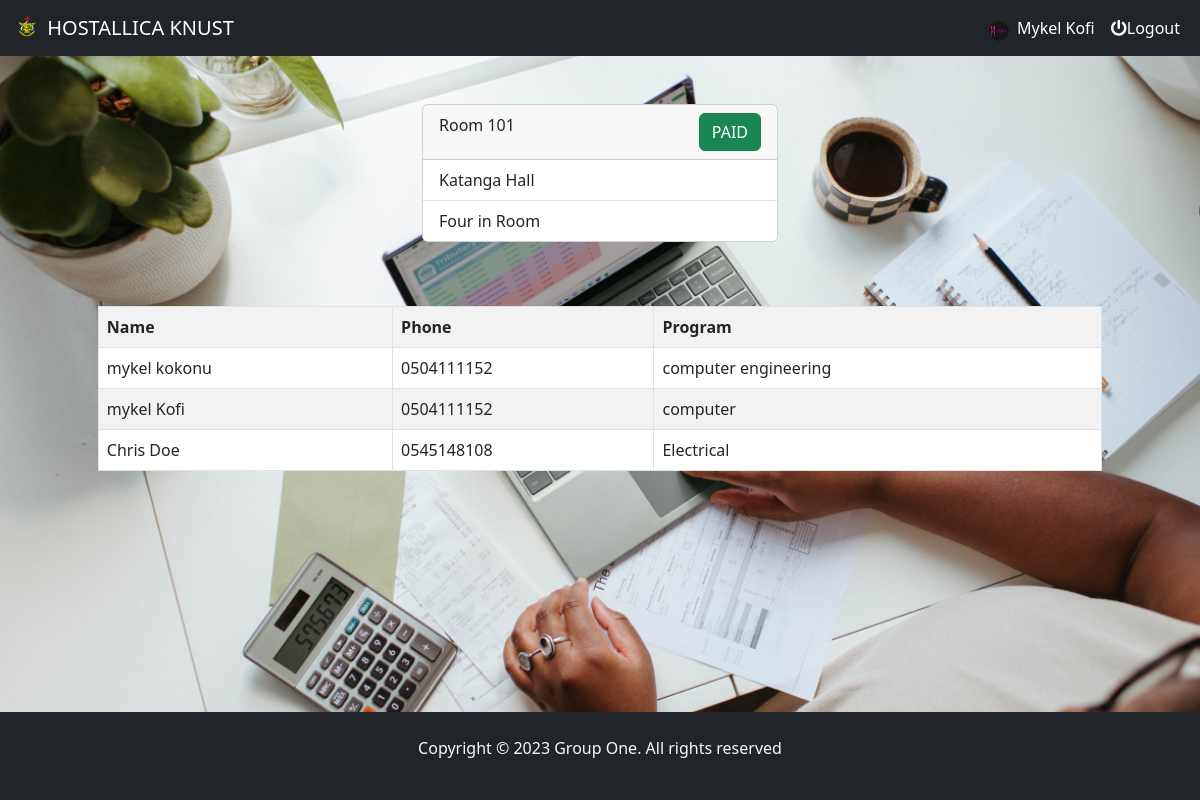
/booking-details/ (signed in), run on the app's committed database.
### backend/models.py (models this page shows, shortened)
class Student(AbstractUser):
    name = models.CharField(max_length=100)
    phone = models.CharField(max_length=100)
    program = models.CharField(max_length=100)
    picture = models.ImageField(upload_to='profile/', null=True, blank=True)
    room = models.ForeignKey('Room', on_delete=models.SET_NULL, null=True)
    password = models.CharField(max_length=100 , null=True)

class Booking(models.Model):
    student = models.ForeignKey(Student, on_delete=models.CASCADE)
    room = models.ForeignKey(Room, on_delete=models.CASCADE)
    hall = models.ForeignKey(Hall, on_delete=models.CASCADE,null=True)
    date = models.DateField(auto_now_add=True)
    paid = models.BooleanField(default=False)

class Room(models.Model):
    room_type = (("Flat","Flat"),("Four in Room","Four in Room"))
    hall = models.ForeignKey(Hall, on_delete=models.CASCADE)
    room_number = models.PositiveIntegerField()
    type = models.CharField(choices=room_type, max_length=20, default='Four in Room')
    floor = models.PositiveIntegerField()
    price = models.PositiveIntegerField(default=1200)

class Hall(models.Model):
    name = models.CharField(max_length=100)
    capacity = models.IntegerField()
    floors = models.IntegerField()
    picture = models.ImageField(upload_to='hall/', null=True, blank=True)
    def __str__(self):
        return self.name

### backend/views.py (the view)
# urls.py: path('booking-details/', views._booking_details, name='booking_details'),
@login_required
def _booking_details(request):
    key = settings.STRIPE_PUBLISHABLE_KEY
    room = get_object_or_404(Room,id=request.user.room.id)
    students = Student.objects.filter(room=room)
    booking = get_object_or_404(Booking,student=request.user.id)
    bookings = Booking.objects.all()
    return render(request, 'booking.html', {'booking':booking,'bookings': bookings, 'key': key, 'students': students, 'room': room})

### templates/booking.html (shortened to what this page needs)
{% extends 'base.html' %}
{% load static %}
{% block styles %}
<link rel="stylesheet" href="#">
{% endblock %}
{% block content %}
<div class="wrapper my-5">
  <div class="container">
    <div class="row d-flex justify-content-center">
      <div class="col-lg-4 col-sm-12">
        <div class="card mb-3">
          <div class="card-header d-flex justify-content-between">
            Room {{booking.room.room_number}}
            {% if booking.paid %}
            <a href="#" class="btn btn-success">PAID</a>
            {% else %}
            <a href="#" data-bs-toggle="modal" data-bs-target="#cancelModal" class="btn btn-danger">Cancel</a>
            {% endif %}
          </div>
          <ul class="list-group list-group-flush">
            <li class="list-group-item d-flex justify-content-between">{{booking.hall}} Hall
            </li>
            <li class="list-group-item">{{booking.room.type}}</li>
          </ul>
        </div>
      </div>
    </div>
  </div>
    <div class="center-text">
      {% if booking.paid %}
      <div class="container">
        <table class="table table-striped table-hover table-bordered my-5">
          <tbody>
            <tr>
              <th>Name</th>
              <th>Phone</th>
              <th>Program</th>
            </tr>
            {% for booking in bookings %}
            <tr>
              <td>{{ booking.student.name }}</td>
              <td>{{ booking.student.phone }}</td>
              <td>{{ booking.student.program }}</td>
            </tr>
            {% endfor %}
          </tbody>
        </table>
      </div>
      {% else %}
      <p class="text-center text-danger fs-1">Pending payment</p>
      {% endif %}
    </div>
</div>
{% endblock %}

### templates/base.html (shortened to what this page needs)
{% load static %}
<!DOCTYPE html>
<html lang="en" >
    <head>
        <link href="https://cdn.jsdelivr.net/npm/bootstrap@5.3.0/dist/css/bootstrap.min.css" rel="stylesheet">
        <link rel="stylesheet" href="https://cdnjs.cloudflare.com/ajax/libs/font-awesome/5.15.3/css/all.min.css">
        <link rel="stylesheet" href="{% static 'css/styles.css' %}">
        {% block styles%}
        {% endblock %}
    </head>
    <body>
        {% block navbar %}
        <nav class="navbar navbar-expand-lg bg-dark sticky-top" data-bs-theme="dark">
          <div class="container-fluid">
            <a class="navbar-brand" href="{% url 'index' %}">
              <img src="{% static 'SchoolImages/MainImages/logo.png' %}" alt="Logo" width="30" height="24" class="d-inline-block align-text-top">
              HOSTALLICA KNUST</a>
            <div class="collapse navbar-collapse justify-content-end" id="navbar">
              {% if user.is_authenticated and user.username != 'admin' %}
              <div class="navbar-nav ">
              <div class="profile">
                <img src="{{user.picture.url}}" alt="Logo" class="d-inline-block user">
                <a class="nav-link active" aria-current="page" href="#">{{user.name | capfirst }}</a>
                </div>
                <a href="#" class="nav-link" data-bs-toggle="modal" data-bs-target="#logoutModal"><i class="fas fa-power-off mr-2" ></i>Logout</a>
                {% endif %}
              </div>
            </div>
          </div>
        </nav>
        {% endblock %}
        {% block content%}
        {% endblock %}
        {% block footer %}
        <footer class="bg-dark text-center text-lg-start">
            <div class="container p-4">
              <div class="row text-light text-center">
                <div class="">
                  <p>
                    Copyright &copy 2023 Group One. All rights reserved
                  </p>
                </div>
          </footer>
        {% endblock %}
      </body>
</html>

### backend/static/css/styles.css (style rules this page uses)
footer { position: relative; bottom: 0; left: 0; text-align: center; }
.user { display: inline-block; width: 20px; height: 20px; border-radius: 50%; margin-top: 5px; background-repeat: no-repeat; background-position: center center; background-size: cover; }
.profile { display: flex; align-items: center; }
.table { width: 90%; align-content: center; margin: auto; }
body { display:grid; grid-template-rows: auto 1fr auto; min-height: 100vh; }
.wrapper { flex: 1; }
.nav-link { color: white; }
.navbar-nav { margin-left: auto; }

### data on the page
Student: picture (picture), name "Mykel Kofi"
Booking: room.room_number "101", hall "Katanga", room.type "Four in Room", student.name "mykel Kofi", student.phone "0504111152", student.program "computer"
Booking: student.name "mykel kokonu", student.phone "0504111152", student.program "computer engineering"
Booking: student.name "Chris Doe", student.phone "0545148108", student.program "Electrical"
